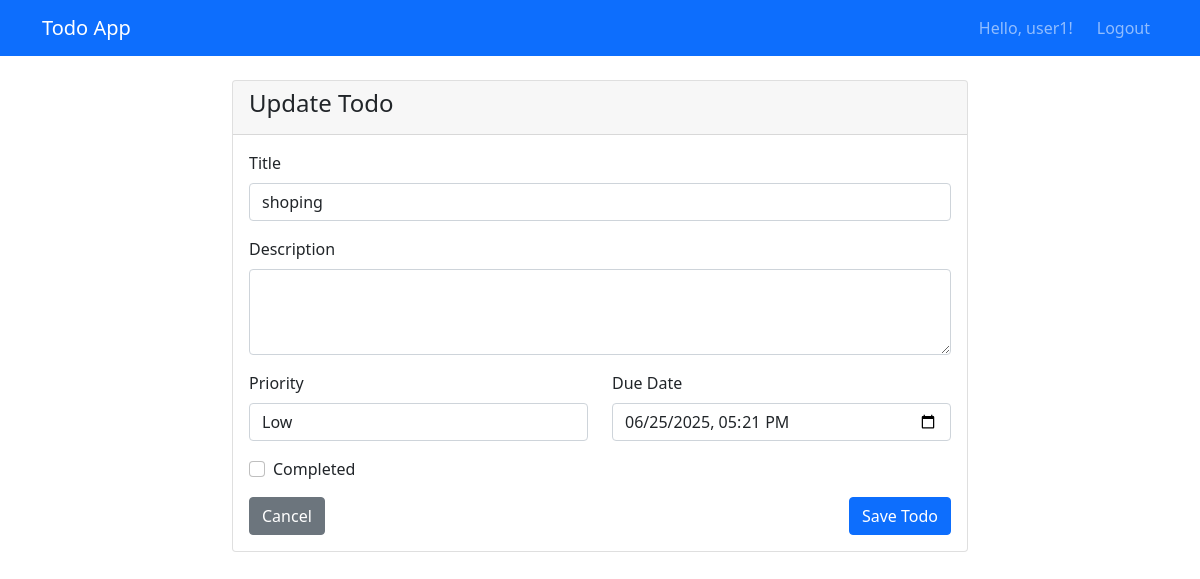
The app's page /update/9/ (signed in) with its own data.
### todo/models.py (models this page shows, shortened)
class Todo(models.Model):
    PRIORITY_CHOICES = [
        ('low', 'Low'),
        ('medium', 'Medium'),
        ('high', 'High'),
    ]
    title = models.CharField(max_length=200)
    description = models.TextField(blank=True)
    completed = models.BooleanField(default=False)
    priority = models.CharField(max_length=10, choices=PRIORITY_CHOICES, default='medium')
    created_date = models.DateTimeField(auto_now_add=True)
    updated_date = models.DateTimeField(auto_now=True)
    due_date = models.DateTimeField(null=True, blank=True)
    user = models.ForeignKey(User, on_delete=models.CASCADE)
    class Meta:
        ordering = ['-created_date']

### todo/views.py (the view)
# urls.py: path('update/<int:pk>/', views.todo_update, name='update'),
@login_required
def todo_update(request, pk):
    todo = get_object_or_404(Todo, pk=pk, user=request.user)
    if request.method == 'POST':
        form = TodoUpdateForm(request.POST, instance=todo)
        if form.is_valid():
            form.save()
            messages.success(request, 'Todo updated successfully!')
            return redirect('todo:list')
    else:
        form = TodoUpdateForm(instance=todo)
    return render(request, 'todo/todo_form.html', {
        'form': form,
        'title': 'Update Todo',
        'todo': todo
    })

### todo/forms.py
class TodoUpdateForm(forms.ModelForm):
    class Meta:
        model = Todo
        fields = ['title', 'description', 'completed', 'priority', 'due_date']
        widgets = {
            'title': forms.TextInput(attrs={
                'class': 'form-control'
            }),
            'description': forms.Textarea(attrs={
                'class': 'form-control',
                'rows': 3
            }),
            'completed': forms.CheckboxInput(attrs={
                'class': 'form-check-input'
            }),
            'priority': forms.Select(attrs={
                'class': 'form-control'
            }),
            'due_date': forms.DateTimeInput(attrs={
                'class': 'form-control',
                'type': 'datetime-local'
            }),
        }

### todo/templates/todo/todo_form.html (shortened to what this page needs)
{% extends 'todo/base.html' %}
{% block content %}
<div class="row justify-content-center">
    <div class="col-md-8">
        <div class="card">
            <div class="card-header">
                <h4>{{ title }}</h4>
            </div>
            <div class="card-body">
                <form method="post">
                    <div class="mb-3">
                        <label for="{{ form.title.id_for_label }}" class="form-label">Title</label>
                        {{ form.title }}
                    </div>
                    <div class="mb-3">
                        <label for="{{ form.description.id_for_label }}" class="form-label">Description</label>
                        {{ form.description }}
                    </div>
                    <div class="row">
                        <div class="col-md-6">
                            <div class="mb-3">
                                <label for="{{ form.priority.id_for_label }}" class="form-label">Priority</label>
                                {{ form.priority }}
                            </div>
                        </div>
                        <div class="col-md-6">
                            <div class="mb-3">
                                <label for="{{ form.due_date.id_for_label }}" class="form-label">Due Date</label>
                                {{ form.due_date }}
                            </div>
                        </div>
                    </div>
                    {% if form.completed %}
                    <div class="mb-3 form-check">
                        {{ form.completed }}
                        <label class="form-check-label" for="{{ form.completed.id_for_label }}">
                            Completed
                        </label>
                    </div>
                    {% endif %}
                    <div class="d-flex justify-content-between">
                        <a href="{% url 'todo:list' %}" class="btn btn-secondary">Cancel</a>
                        <button type="submit" class="btn btn-primary">Save Todo</button>
                    </div>
                </form>
            </div>
        </div>
    </div>
</div>
{% endblock %}

### todo/templates/todo/base.html (shortened to what this page needs)
<!DOCTYPE html>
<html lang="en">
<head>
    <link href="https://cdn.jsdelivr.net/npm/bootstrap@5.1.3/dist/css/bootstrap.min.css" rel="stylesheet">
</head>
<body>
    <nav class="navbar navbar-expand-lg navbar-dark bg-primary">
        <div class="container">
            <a class="navbar-brand" href="{% url 'todo:list' %}">Todo App</a>
            <div class="navbar-nav ms-auto">
                {% if user.is_authenticated %}
                    <span class="navbar-text me-3">Hello, {{ user.username }}!</span>
                    <a class="nav-link" href="{% url 'logout' %}">Logout</a>
                {% else %}
                    <a class="nav-link" href="{% url 'login' %}">Login</a>
                    <a class="nav-link" href="{% url 'register' %}">Register</a>
                {% endif %}
            </div>
        </div>
    </nav>
    <div class="container mt-4">
        {% block content %}
        {% endblock %}
    </div>
</body>
</html>

### records on screen
Todo: title "shoping", priority "Low", due_date "06/25/2025 17:21"

### other values on screen
{{ user.username }} "user1"
{{ title }} "Update Todo"
